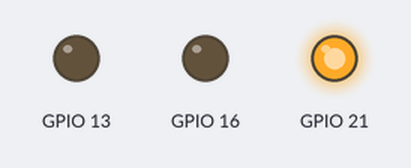
Recording of a program running on a simulated Raspberry Pi (BCM pin numbers). Shown: output pins drawn as LEDs (lit = HIGH).

Above: at 0.05 s.
At 1.45 s:
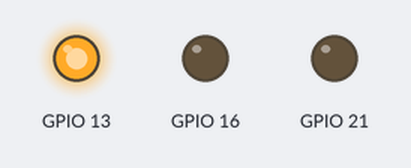
At 2.85 s:
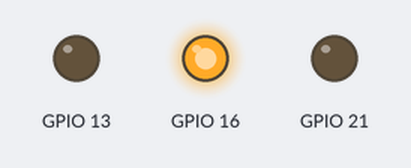
Timing chart, 0 to 3.1 s (numbered marks = the images above):
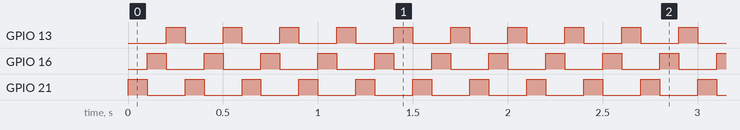

Measured:
- by itself, GPIO 13, GPIO 16, GPIO 21: alternates HIGH for 0.10 s and LOW for 0.20 s

The program:

ledcontrol.py
```python
import RPi.GPIO as GPIO
import time
GPIO.setmode(GPIO.BCM)
GPIO.setup(13,GPIO.OUT)
GPIO.setup(16,GPIO.OUT)
GPIO.setup(21,GPIO.OUT)
try:
        while True:
                GPIO.output(21,1)
                time.sleep(0.1)
                GPIO.output(21,0)
                GPIO.output(16,1)
                time.sleep(0.1)
                GPIO.output(16,0)
                GPIO.output(13,1)
                time.sleep(0.1)
                GPIO.output(13,0)
except KeyboardInterrupt:
        pass


GPIO.cleanup()
```
